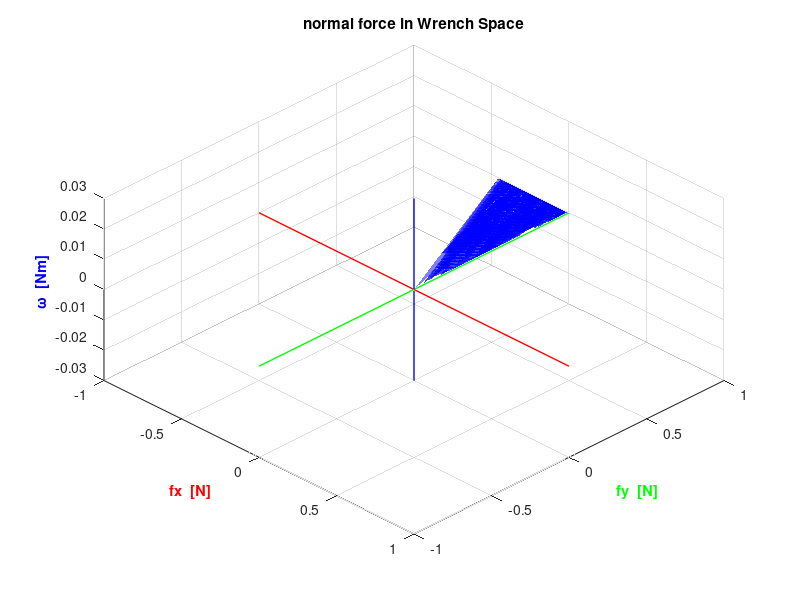

The MATLAB script that drew this image:
% 今週のスライド用

% 初期化
clear;

% 検索フォルダのパスを追加

addpath('.', '-end');
addpath('function', '-end');

% 法線ベクトルの位置ベクトルの定義
l1 = [0.0075; 0.03; 0.0];
l2 = [0.005; 0.0275; 0.0];
l3 = [-0.0125; 0.03; 0.0];

% データの整理

%wrench_pos = calc_wrench_pos(l1, l2, l3);
%wrench_pos = calc_wrench_pos2(l1, l2, l3);

load('data/wrench_pos_new.mat');

figure;

hold on;

grid on;

% グラフタイトル
title('normal force in Wrench Space');

% グラフの視点
view(45, 50);

%ラベルの描画
xlabel('fx  [N]', 'FontSize', 10.5, 'FontWeight', 'bold', 'Color', 'r');
ylabel('fy  [N]', 'FontSize', 10.5, 'FontWeight', 'bold', 'Color', 'g');
zlabel('ω  [Nm]', 'FontSize', 10.5, 'FontWeight', 'bold', 'Color', 'b');

%グラフの範囲を設定
xlim([-1, 1]);
ylim([-1, 1]);
zlim([-0.03, 0.03]);

% 軸線を描画
line([min(xlim) max(xlim)], [0 0], [0 0], 'Color', 'red', 'LineWidth', 1.0);
line([0 0], [min(ylim), max(ylim)], [0 0], 'Color', 'green', 'LineWidth', 1.0);
line([0 0], [0 0], [min(zlim) max(zlim)], 'Color', 'blue', 'LineWidth', 1.0);

wrench = wrench_pos;

%x = wrench(:, 1);
%y = wrench(:, 2);
%z = wrench(:, 3);

remainder = rem(size(wrench_pos, 1), 5);

wrench_x = reshape(wrench(1:size(wrench, 1) - remainder, 1), [], 5);
wrench_y = reshape(wrench(1:size(wrench, 1) - remainder, 2), [], 5);
wrench_z = reshape(wrench(1:size(wrench, 1) - remainder, 3), [], 5);
%scatter(wrench(:,1), wrench(:,2), wrench(:, 3), 'Color', 'b');
%scatter3(x, y, z, 'filled');

mesh1 = mesh(wrench_x, wrench_y, wrench_z, 'FaceColor', 'b', 'LineStyle', 'none', 'FaceAlpha', 0.5);

hold off;